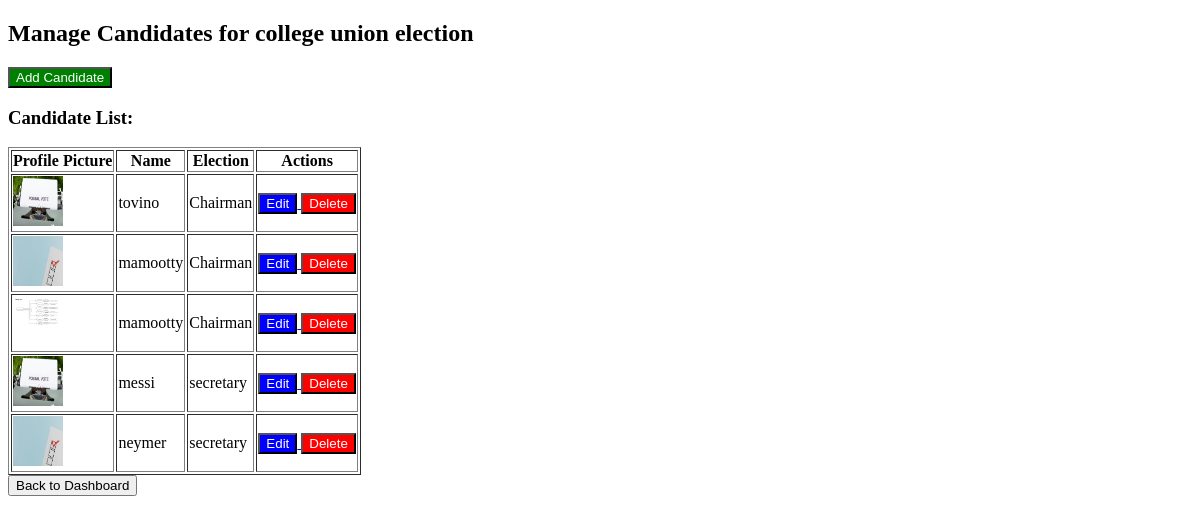
Page /campaigns/1/candidates/manage/ on the earlier database version.
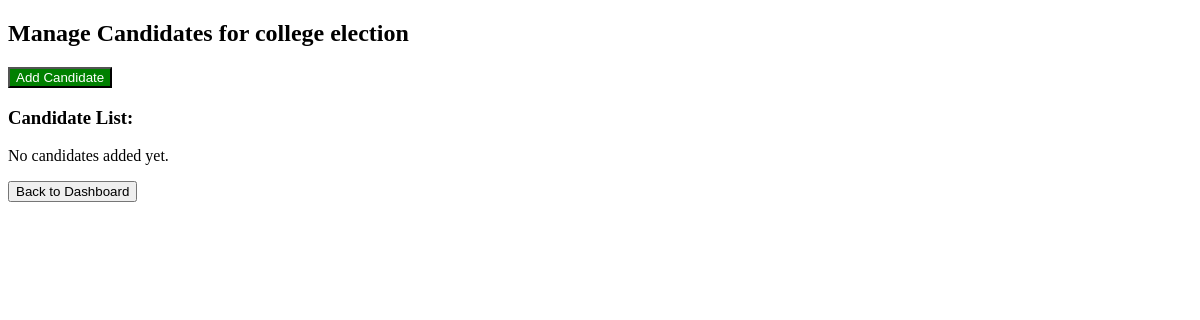
Same page on the later database version.
### vote/models.py (models this page shows, shortened)
class ElectionCampaign(models.Model):
    manager = models.ForeignKey(ElectionManager, on_delete=models.CASCADE)  # ✅ Link to manager
    name = models.CharField(max_length=200)
    description = models.TextField()
    start_time = models.DateTimeField()
    end_time = models.DateTimeField()
    image = models.ImageField(upload_to="campaigns/", null=True, blank=True)

class Candidate(models.Model):
    election = models.ForeignKey(Election, on_delete=models.CASCADE)  # ✅ Link to Election
    name = models.CharField(max_length=255)
    subtitle = models.CharField(max_length=255, blank=True, null=True)
    profile_picture = models.ImageField(upload_to="candidate_profiles/", blank=True, null=True)

class Election(models.Model):
    campaign = models.ForeignKey(ElectionCampaign, on_delete=models.CASCADE)
    name = models.CharField(max_length=255)  # ✅ Only Election Name now

### vote/views.py (the view)
# urls.py: path("campaigns/<int:campaign_id>/candidates/manage/", views.manage_candidates, name="manage_candidates"),
def manage_candidates(request, campaign_id):
    campaign = get_object_or_404(ElectionCampaign, id=campaign_id)
    candidates = Candidate.objects.filter(election__campaign=campaign)
    return render(request, "manage_candidates.html", {"campaign": campaign, "candidates": candidates})

### vote/templates/manage_candidates.html (shortened to what this page needs)
<!DOCTYPE html>
<html lang="en">
<head>
</head>
<body>
    <h2>Manage Candidates for {{ campaign.name }}</h2>
    <a href="{% url 'add_candidate' campaign.id %}">
        <button style="background-color: green; color: white;">Add Candidate</button>
    </a>
    <h3>Candidate List:</h3>
    {% if candidates %}
        <table border="1">
            <tr>
                <th>Profile Picture</th>
                <th>Name</th>
                <th>Election</th>
                <th>Actions</th>
            </tr>
            {% for candidate in candidates %}
                <tr>
                    <td>
                        {% if candidate.profile_picture %}
                            <img src="{{ candidate.profile_picture.url }}" width="50" height="50">
                        {% else %}
                            No Image
                        {% endif %}
                    </td>
                    <td>{{ candidate.name }}</td>
                    <td>{{ candidate.election.name }}</td>
                    <td>
                        <a href="{% url 'edit_candidate' candidate.id %}">
                            <button style="background-color: blue; color: white;">Edit</button>
                        </a>
                        <a href="{% url 'delete_candidate' candidate.id %}"
                           onclick="return confirm('Are you sure you want to delete this candidate?');">
                            <button style="background-color: red; color: white;">Delete</button>
                        </a>
                    </td>
                </tr>
            {% endfor %}
        </table>
    {% else %}
        <p>No candidates added yet.</p>
    {% endif %}
    <a href="{% url 'officer_dashboard' campaign.manager.id %}">
        <button>Back to Dashboard</button>
    </a>
</body>
</html>

Differences in the rows shown:
removed Candidate: profile_picture (picture), name "tovino", election.name "Chairman"
removed Candidate: profile_picture (picture), name "mamootty", election.name "Chairman"
removed Candidate: profile_picture (picture), name "mamootty", election.name "Chairman"
removed Candidate: profile_picture (picture), name "messi", election.name "secretary"
removed Candidate: profile_picture (picture), name "neymer", election.name "secretary"
changed ElectionCampaign: name "college union election" → "college election"
Other differences:
text no longer shown: "Profile Picture Name Election Actions"
text now shown: "No candidates added yet."
